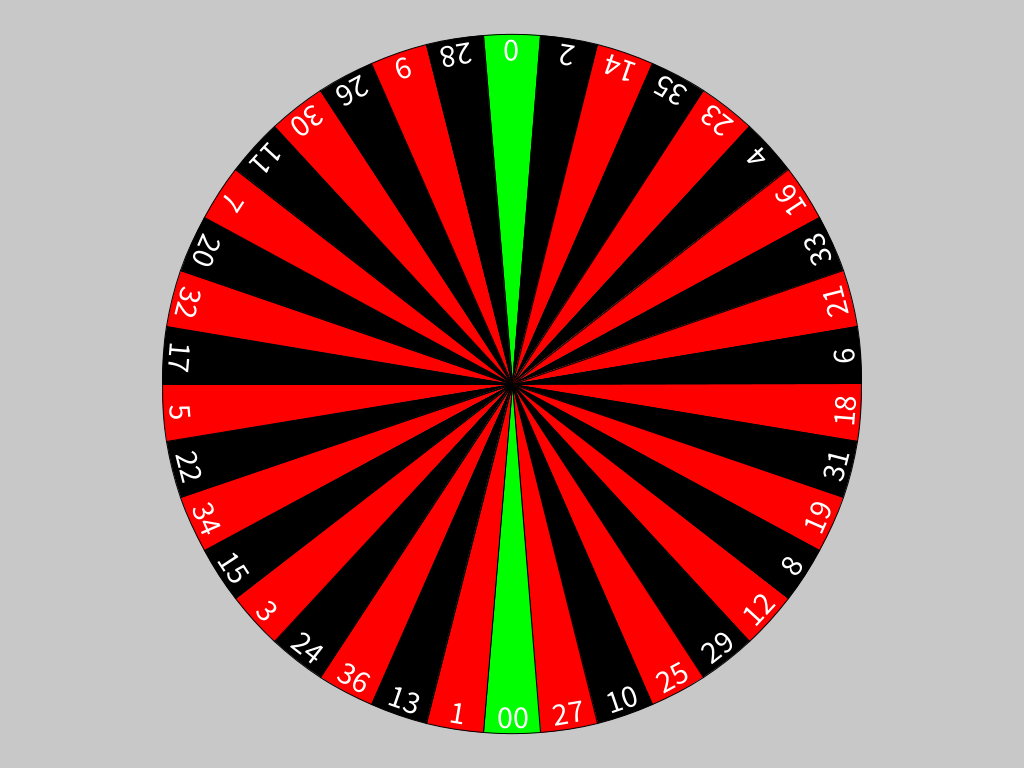
Frame 1 (no input)
Frame 60 (the mouse pressed at the canvas centre just before this capture): identical to frame 1, image omitted
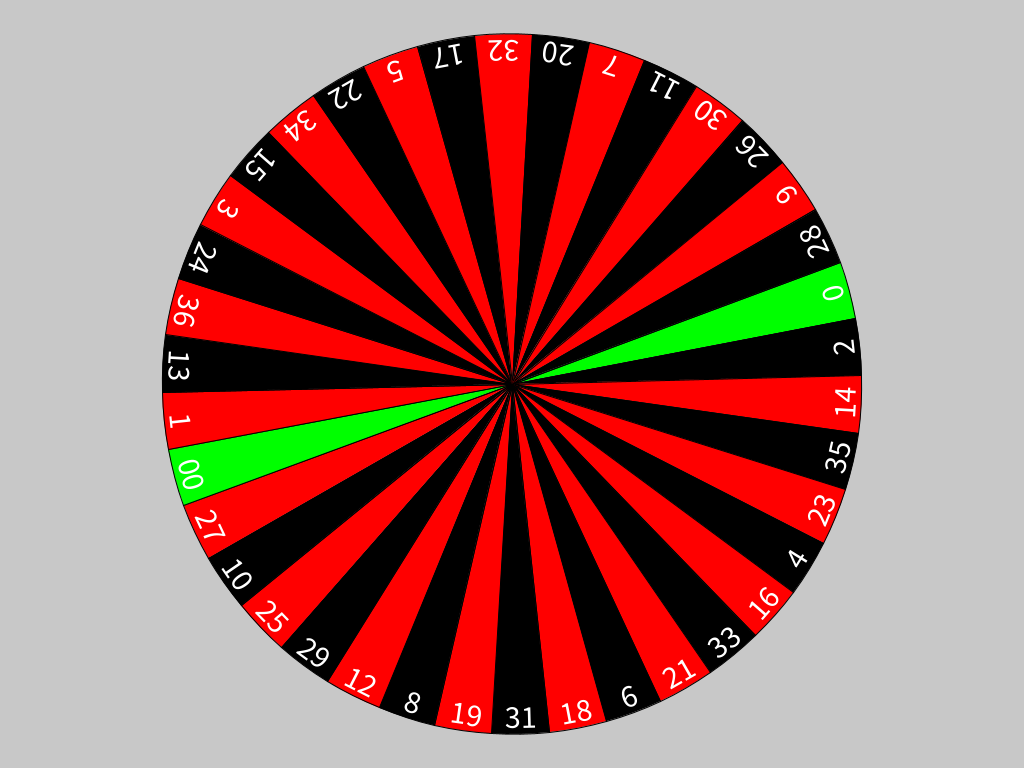
Frame 120 (the mouse held since frame 60 and released just before this capture)

The Processing sketch that drew these frames (run headless with seeded random() and noise(); from frame 60 on, the mouse is pressed at the canvas centre):

// Processing sketch: roulette_pde
// ── roulette_pde.pde
static int [] colors;
static String[] numbers;

float velocity=0;
float acceleration=.05;
float minAngle=0;

void setup(){
   size(1024,768);
   colors = new int[38];
   numbers = new String[]{"0", "2", "14", "35", "23", "4", "16", "33", "21" ,"6",  "18", "31", "19", "8", "12", "29", "25", "10", "27", "00", "1", "13", "36", "24", "3", "15", "34", "22", "5", "17", "32", "20", "7", "11", "30", "26", "9", "28" };
   
   boolean alternate=false;
   for(int i=0;i<colors.length;i++){
     if(i==0 || i==19){
       colors[i]=2;
       alternate=!alternate;
     }
     else{
       if(alternate){
         alternate=false;
         colors[i]=0;
       }
       else{
         alternate=true;       
         colors[i]=1;
       }
     }
   }
   
   
   
}

void mousePressed(){
  velocity = random(40, 60);
  minAngle = random(0,2*PI);
}


void draw(){
    background(200);
    //stroke(255);
    //strokeWeight(1);
    
    
    translate(width/2, height/2);
    
    //float angle = 2*PI* ((float)mouseX/(float)width);
    if(velocity >0){
      velocity-=acceleration;
    }
    if(velocity<0){
      velocity=0;
    }
    //println(velocity);
    rotate(velocity);
    rotate(minAngle);
    //minAngle
    
    
    rotate((-2*PI/38)/2);
    for(int i=0;i<38;i++){
         if(colors[i]==1){
           fill(color(255,0,0));
         }
         else if(colors[i]==0){
            fill(color(0,0,0));
         }
         else if(colors[i]==2){
            fill(color(0,255,0));
         }
         
        //line(0,0,0,-325);
        arc(0, 0, 700, 700, 0-PI/2,2*PI/38-PI/2 , PIE);
       
        pushMatrix();
        
        rotate((2*PI/38)/2+PI);
        translate(0, 350);
        
        fill(255);
        textAlign(CENTER, BOTTOM);
        textSize(32);
        text(numbers[i], 0, 0);
        
        popMatrix();
        
        rotate(2*PI/38);
    }
}
